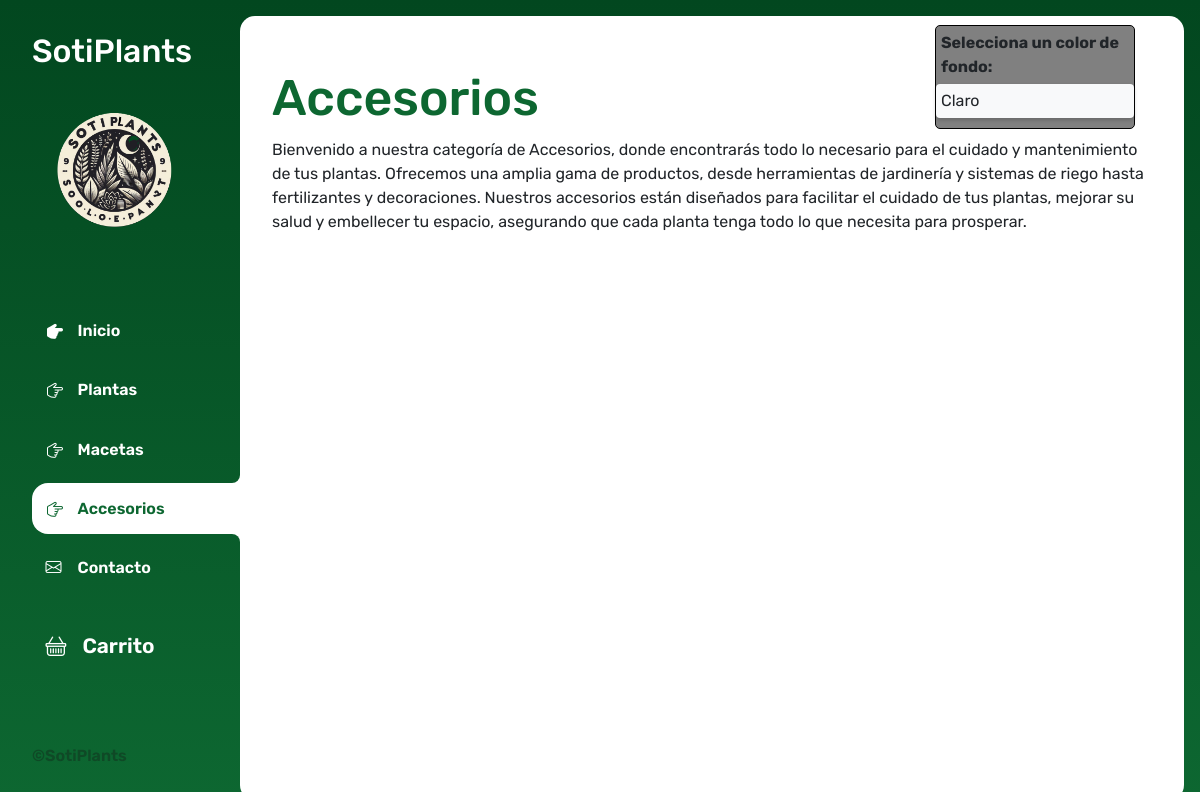
Page /tienda/accesorios/ on the earlier database version.
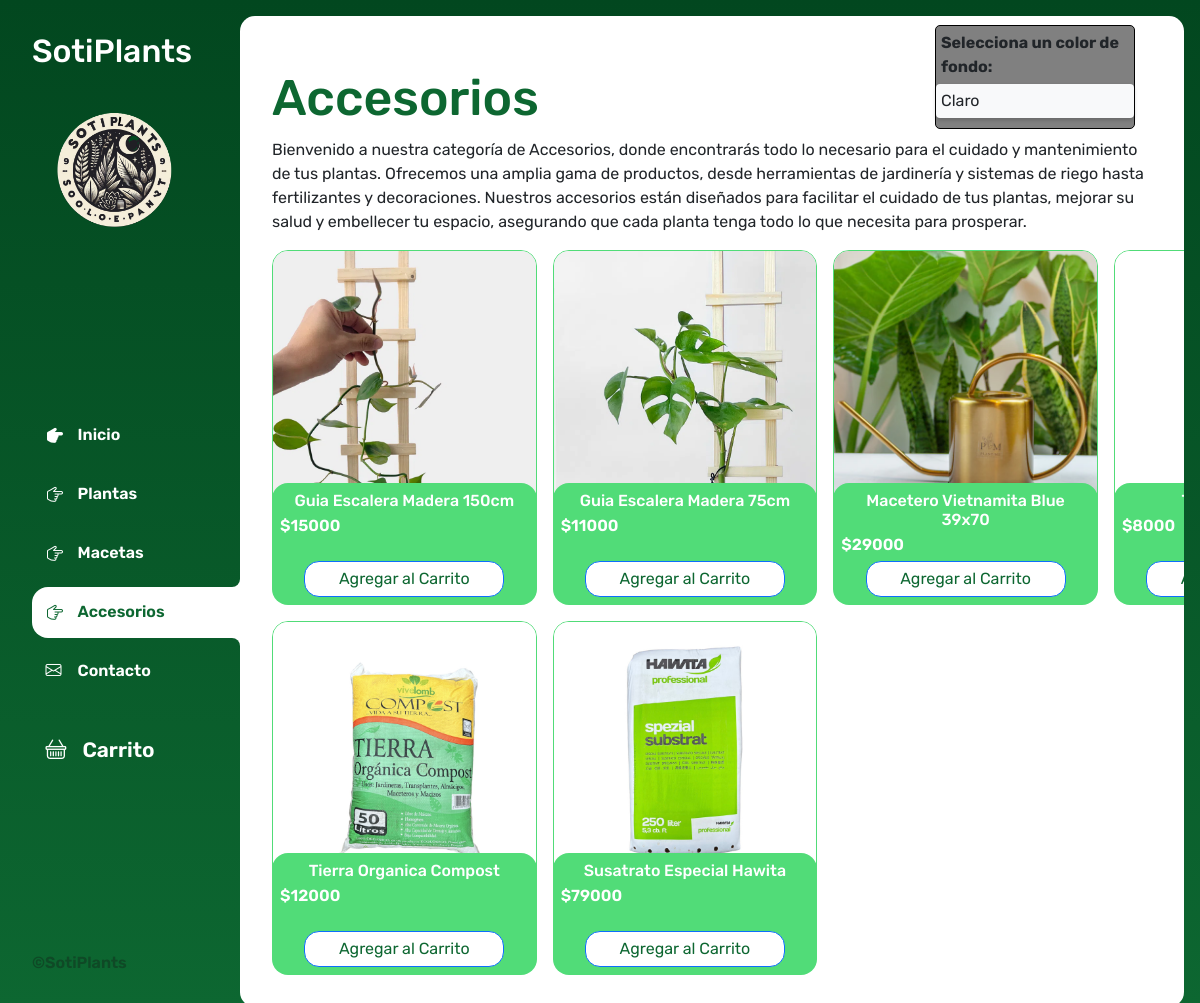
Same page on the later database version.
### tienda/models.py (models this page shows, shortened)
class Productos(models.Model):
    id_produ        = models.AutoField(db_column = 'idProdu', primary_key=True)
    nombre_producto = models.CharField(max_length=50)
    id_tipo         = models.ForeignKey('TipoProducto', models.DO_NOTHING, db_column='idTipo', null=True)
    precio          = models.IntegerField()
    foto            = models.ImageField(upload_to='media', null=True)

### tienda/views.py (the view)
# urls.py: path('accesorios/', views.accesorios, name='accesorios'),
def accesorios(request):
    accesorio = Productos.objects.filter(id_tipo=3)
    context = {'accesorio': accesorio}
    return render(request, 'tienda/accesorios.html', context)

### tienda/context_processor.py (called while the page is built)
def total_carrito(request):
    total = 0
    if request.user.is_authenticated:
        if 'carrito' in request.session.keys():
            for key, value in request.session['carrito'].items():
                total += float(value['acumulado'])
    return {'total_carrito': total}

### tienda/templates/tienda/accesorios.html (shortened to what this page needs)
{% load static %}
<!DOCTYPE html>
<html lang="en">
<head>
    <link rel="stylesheet" href="https://cdn.jsdelivr.net/npm/bootstrap-icons@1.11.3/font/bootstrap-icons.min.css">
    <link href="https://cdn.jsdelivr.net/npm/bootstrap@5.3.3/dist/css/bootstrap.min.css" rel="stylesheet"
>
    <link rel="stylesheet" href="https://cdn.jsdelivr.net/npm/swiper@11/swiper-bundle.min.css" />
    <link rel="stylesheet" href="{% static 'style.css' %}">
</head>
<body>
    <div class="wrapper">
        <aside>
            <header>
                <h1 class="logo">SotiPlants</h1>
                <img class="logo_imagen" src="{% static 'images/logo_imagen.png' %}" alt="">
            </header>
            <nav>
                <ul class="menu">
                    <li>
                        <a href="{% url 'index' %}" class="btn btn-primary btn-lg enabled btn-general" role="button" aria-disabled="true"><i
                                class="bi bi-hand-index-thumb-fill"></i>Inicio</a>
                    </li>
                    <li>
                        <a href="{% url 'plantas' %}" class="btn btn-primary btn-lg enabled btn-general" role="button"
                            aria-disabled="true"><i class="bi bi-hand-index-thumb"></i>Plantas</a>
                    </li>
                    <li>
                        <a href="{% url 'macetas' %}" class="btn btn-primary btn-lg enabled btn-general" role="button"
                            aria-disabled="true"><i class="bi bi-hand-index-thumb"></i>Macetas</a>
                    </li>
                    <li>
                        <a href="{% url 'accesorios' %}" class="btn btn-primary btn-lg active btn-general" role="button"
                            aria-disabled="true"><i class="bi bi-hand-index-thumb"></i>Accesorios</a>
                    </li>
                    <li>
                        <a href="{% url 'contacto' %}" class="btn btn-primary btn-lg enabled btn-general" role="button"
                            aria-disabled="true"><i class="bi bi-envelope"></i>Contacto</a>
                    </li>
                    <li>
                        <a href="{% url 'carrito' %}" class="btn btn-primary btn-lg enabled btn-general" role="button"
                            aria-disabled="true" id="btn-carrito"><i class="bi bi-basket"></i>Carrito</a>
                    </li>
                </ul>
            </nav>
            <footer>
                <p class="texto-footer">©SotiPlants</p>
            </footer>
        </aside>
        <main>
            <h2 class="titulo-principal">Accesorios</h2>
            <p class="text-general">Bienvenido a nuestra categoría de Accesorios, donde encontrarás todo lo necesario
                para el cuidado y mantenimiento de tus plantas. Ofrecemos una amplia gama de productos, desde
                herramientas de jardinería y sistemas de riego hasta fertilizantes y decoraciones. Nuestros accesorios
                están diseñados para facilitar el cuidado de tus plantas, mejorar su salud y embellecer tu espacio,
                asegurando que cada planta tenga todo lo que necesita para prosperar.</p>
                <div class="contenedor-productos">
                    {% for accesori in accesorio %}
                        <div class="productos">
                            <img class="producto-imagen" src="{{ accesori.foto.url }}" alt="{{ accesori.nombre }}">
                            <div class="producto-detalles">
                                <h4 class="producto-titulo">{{ accesori.nombre_producto }}</h4>
                                <p class="producto-precio">${{ accesori.precio }}</p>
                                <a href="{% url 'Add' accesori.id_produ %}" class="btn btn-primary btn-agregar-carrito">Agregar al Carrito</a>
                            </div>
                        </div>
                    {% endfor %}
        </main>
    </div>
    <div class="form-group" id="themeSelector">
        <label for="theme">Selecciona un color de fondo:</label>
        <select class="form-control" id="theme">
            <option value="default">Claro</option>
        </select>
    </div>
</body>
</html>

### sotiplants/static/style.css (style rules this page uses)
* { margin: 0; padding: 0; box-sizing: border-box; font-family: 'Rubik', sans-serif; }
html, body { width: 100%; height: 100%; }
h1, h2, h4, h5, h6, p, a, input, textarea, ul { margin: 0; padding: 0; }
ul { list-style-type: none; }
a { text-decoration: none; }
.wrapper { display: grid; grid-template-columns: 1fr 4fr; background: linear-gradient(to bottom, #02471f, #0d6731); margin: 0 auto; height: 100vh; width: 100vw; }
aside { padding: 2rem; padding-right: 0; padding-right: 0; color: #FFF; position: sticky; top: 0; height: 100vh; display: flex; flex-direction: column; justify-content: space-between; }
.logo { font-weight: 500; font-size: 2rem; }
.logo_imagen { width: 135px; height: 135px; margin-top: 2rem; margin-left: 1rem; }
.menu { display: flex; flex-direction: column; gap: .5rem; }
.btn-general { background-color: transparent; border: 0; color: #FFF; cursor: pointer; display: flex; gap: 1rem; font-weight: 600; font-size: 1rem; padding: .85rem; border-top-right-radius: 0px; border-bottom-right-radius: 0px; }
#btn-carrito { font-size: 1.3rem; margin-top: 1rem; }
.btn.active { background-color: #FFF; color: #0d6731; width: 100%; border-top-left-radius: 1rem; border-bottom-left-radius: 1rem; position: relative; }
.btn.active::before { content: ""; position: absolute; width: 1rem; height: 2rem; bottom: 100%; right: 0; background-color: transparent; border-bottom-right-radius: .5rem; box-shadow: 0 1rem 0 #FFF; }
.btn.active::after { content: ""; position: absolute; width: 1rem; height: 2rem; top: 100%; right: 0; background-color: transparent; border-top-right-radius: .5rem; box-shadow: 0 -1rem 0 #FFF; }
.bi-hand-index-thumb, .bi-hand-index-thumb-fill { transform: rotateZ(90deg); }
.texto-footer { color: #0f4926; font-size: 1rem; font-weight: 600; }
main { background-color: #FFF; border-radius: 15px; margin: 1rem 1rem 0 0; padding: 2rem; max-width: 100%; overflow-x: hidden; margin-left: 0; }
.titulo-principal { color: #0d6731; margin-top: 20px; margin-bottom: 10px; font-size: 50px; }
.contenedor-productos { display: grid; grid-template-columns: repeat(4, 1fr); gap: 1rem; }
.producto-imagen { max-width: 264.64px; max-height: 264.64px; width: 264.64px; height: 264.64px; border-radius: 1rem; border: solid 1px #51dc78; object-fit: cover; }
.producto-detalles { background-color: #51dc78; max-width: 264.64px; max-height: 264.64px; width: 264.64px; height: 122px; color: #FFF; padding: .5rem; border-radius: 1rem; margin-top: -2rem; position: relative; display: flex; flex-direction: column; gap: .25rem; text-align: center; justify-content: space-between; }
.producto-precio { font-size: 1rem; font-weight: 600; text-align: left; }
.btn-agregar-carrito { border-radius: 15px; justify-content: center; align-items: center; padding: 5px 10px; width: 200px; margin-left: auto; margin-right: auto; margin-top: auto; background-color: #FFF; color: #0d6731; }
.text-general { margin-bottom: 1rem; }
#themeSelector { position: fixed; width: 200px; top: 30px; right: 50px; background-color: grey; font-weight: 400; border: solid 1px #000000; border-radius: 5px; margin: 15px; margin-top: -5px; }
#themeSelector label { font-weight: bold; display: block; margin-bottom: 10px; margin: 5px; }
#themeSelector select { width: 100%; padding: 5px; border: none; border-radius: 4px; box-shadow: 0 2px 4px 0 rgba(0, 0, 0, 0.2); appearance: none; background-color: #f8f9fa; }
.form-group label { font-size: 1rem; font-weight: 600; }
input[type="text"], input[type="email"], input[type="tel"], select, textarea { width: 100%; padding: 10px; margin-bottom: 10px; border: 1px solid #ccc; border-radius: 5px; }
h4 { font-size: 1rem; }

Differences in the rows shown:
added Productos: foto (picture), nombre_producto "Guia Escalera Madera 150cm", precio "15000"
added Productos: foto (picture), nombre_producto "Guia Escalera Madera 75cm", precio "11000"
added Productos: foto (picture), nombre_producto "Macetero Vietnamita Blue 39x70", precio "29000"
added Productos: foto (picture), precio "8000"
added Productos: foto (picture), nombre_producto "Tierra Organica Compost", precio "12000"
added Productos: foto (picture), nombre_producto "Susatrato Especial Hawita", precio "79000"
